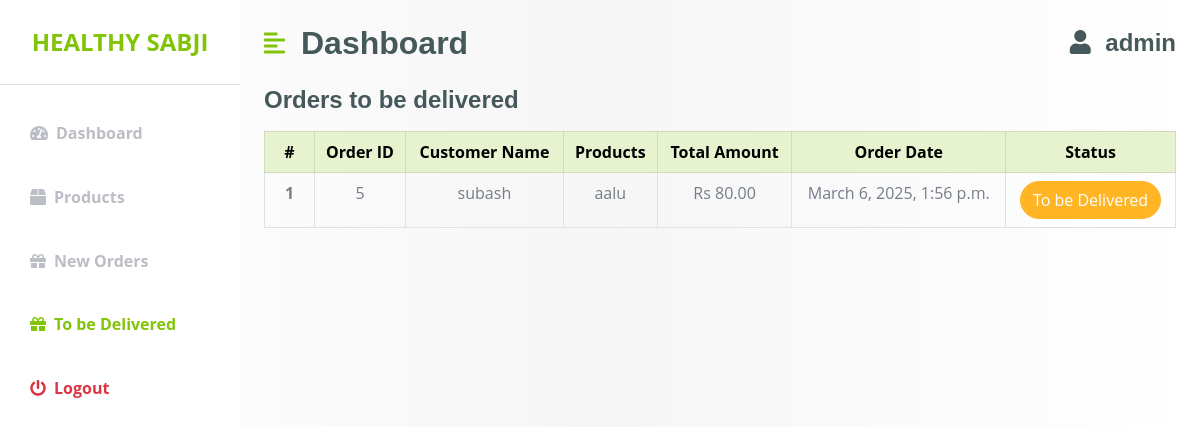
/drop_delivery/ (signed in), run on an earlier commit of the app's database.
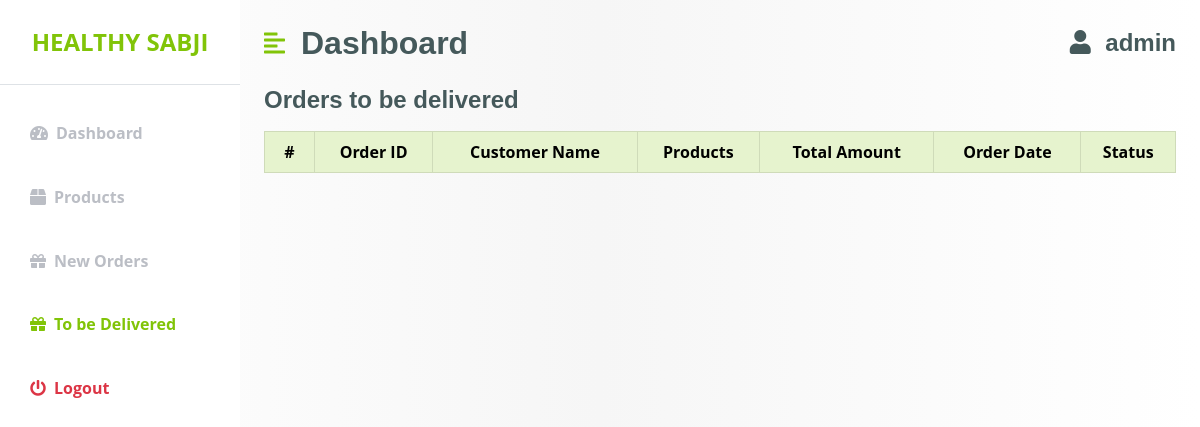
And on a later commit of the database.
### orders/models.py (models this page shows, shortened)
class Order(models.Model):
    user = models.ForeignKey('accounts.CustomUser', on_delete=models.CASCADE)
    delivery_person = models.ForeignKey('accounts.CustomUser', on_delete=models.CASCADE, related_name='deliveries',limit_choices_to={'is_delivery_person': True},null=True, blank=True)
    order_date = models.DateTimeField(auto_now_add=True)
    location = models.ForeignKey('Location', on_delete=models.CASCADE,null=True, blank=True)
    status = models.CharField(max_length=10,choices=order_choices)
    payment = models.ForeignKey('Payment', on_delete=models.CASCADE, null=True, blank=True)
    evidence = models.ImageField(upload_to='evidence/',null=True, blank=True)
    created_at = models.DateTimeField(auto_now_add=True)

class OrderItem(models.Model):
    order = models.ForeignKey(Order, on_delete=models.CASCADE,related_name='items')
    product = models.ForeignKey('sabji.Product', on_delete=models.CASCADE)
    quantity = models.PositiveIntegerField()
    price = models.DecimalField(max_digits=10, decimal_places=2)

class Payment(models.Model):
    amount = models.DecimalField(max_digits=10, decimal_places=2)
    signature = models.CharField(max_length=100,null=True, blank=True)
    payment_date = models.DateTimeField(auto_now_add=True)
    payment_method = models.CharField(max_length=20)
    payment_uuid = models.CharField(max_length=50)
    status = models.CharField(max_length=10,choices=payment_choices)

### accounts/models.py (models this page shows, shortened)
class CustomUser(AbstractUser):
    photo = models.ImageField(upload_to='profile_pics', default='profile_pics/default.jpg')
    phone_number = models.CharField(max_length=10)
    is_delivery_person = models.BooleanField(default=False)
    is_farmer = models.BooleanField(default=False)
    address = models.CharField(max_length=100)
    objects = UserManager()

### sabji/models.py (models this page shows, shortened)
class Product(models.Model):
    name = models.CharField(max_length=100)
    price = models.IntegerField(help_text='Price per kilo')
    pre_discount_price = models.IntegerField(blank=True, null=True)
    description = models.TextField()
    image = models.ImageField(upload_to='product_images/')
    quantity = models.IntegerField()
    category = models.ForeignKey('Category', on_delete=models.SET_NULL, related_name='products',null=True)

### accounts/views.py (the view)
# urls.py: path('drop_delivery/',views.drop_delivery,name="drop_delivery"),
@login_required
def drop_delivery(request):
    orders = Order.objects.filter(status='OD')
    for order in orders:
        total = 0
        for item in order.items.all():
            total += item.quantity
        order.total = total
    context = {
        'orders':orders
    }
    return render(request,'farmer/drop_delivery.html',context)

### sabji/processors.py (called while the page is built)
def productprocessor(request):
    products = Product.objects.filter(quantity__gt=0)
    lowest_price = products.filter(quantity__gt=0).order_by('price').first()
    return {'products': products, 'lowest_price': lowest_price}

def categoryprocessor(request):
    categories = Category.objects.all()
    return {'categories': categories}

def discountprocessor(request):
    discounted_products = Product.objects.filter(pre_discount_price__gt=0)
    return {'discounted_products': discounted_products}

def cartprocessor(request):
    cart_count = 0
    if request.user.is_authenticated:
        cart_count = request.user.cart_items.filter(active=True).count()
    return {'cart_count': cart_count}

### templates/farmer/drop_delivery.html (shortened to what this page needs)
{% extends "farmer/base.html" %}
{% block content %}
        <div class="container-fluid">
            <div class="row">
                <h3 class="fs-4 mb-3">Orders to be delivered</h3>
                <div class="col">
                    <table class="table table-bordered text-center">
                        <thead class="table-primary">
                            <tr>
                                <th scope="col" width="50">#</th>
                                <th scope="col">Order ID</th>
                                <th scope="col">Customer Name</th>
                                <th scope="col">Products</th>
                                <th scope="col">Total Amount</th>
                                <th scope="col">Order Date</th>
                                <th scope="col">Status</th>
                            </tr>
                        </thead>
                        <tbody>
                            {% for order in orders %}
                            <tr>
                                <th scope="row">{{forloop.counter}}</th>
                                <td>{{order.id}}</td>
                                <td>{{order.user.username}}</td>
                                <td>{% for item in order.items.all %}
                                    {{item.product.name}}
                                    {% endfor %}</td>
                                <td>Rs {{order.payment.amount}}</td>
                                <td>{{order.payment.payment_date}}</td>
                                <td>
                                    <button class="btn btn-secondary rounded-pill text-white">To be Delivered</button>
                                </td>
                            </tr>
                            {% endfor %}
                        </tbody>
                    </table>
                </div>
            </div>
        </div>
        {% endblock content %}

What changed in the data, as far as the page shows it:
removed Order: id "5", user.username "subash", payment.amount "80.00", payment.payment_date "March 6, 2025, 1:56 p.m."
removed OrderItem: product.name "aalu"
